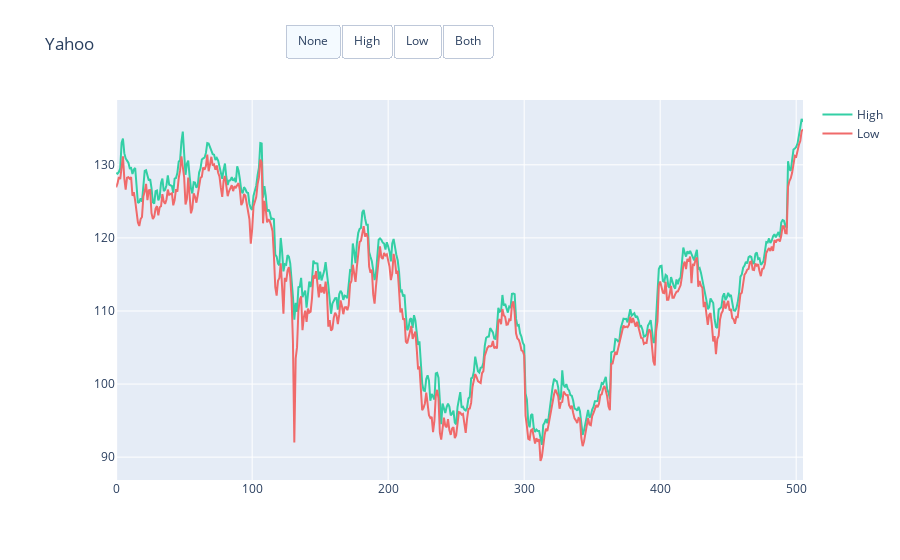

The notebook cell saved with this chart:
### Code cell
import plotly.graph_objects as go

import pandas as pd

# Load dataset
df = pd.read_csv(
    "https://raw.githubusercontent.com/plotly/datasets/master/finance-charts-apple.csv")
df.columns = [col.replace("AAPL.", "") for col in df.columns]

# Initialize figure
fig = go.Figure()

# Add Traces

fig.add_trace(
    go.Scatter(x=list(df.index),
               y=list(df.High),
               name="High",
               line=dict(color="#33CFA5")))

fig.add_trace(
    go.Scatter(x=list(df.index),
               y=[df.High.mean()] * len(df.index),
               name="High Average",
               visible=False,
               line=dict(color="#33CFA5", dash="dash")))

fig.add_trace(
    go.Scatter(x=list(df.index),
               y=list(df.Low),
               name="Low",
               line=dict(color="#F06A6A")))

fig.add_trace(
    go.Scatter(x=list(df.index),
               y=[df.Low.mean()] * len(df.index),
               name="Low Average",
               visible=False,
               line=dict(color="#F06A6A", dash="dash")))

# Add Annotations and Buttons
high_annotations = [dict(x="2016-03-01",
                         y=df.High.mean(),
                         xref="x", yref="y",
                         text="High Average:<br> %.2f" % df.High.mean(),
                         ax=0, ay=-40),
                    dict(x=df.High.idxmax(),
                         y=df.High.max(),
                         xref="x", yref="y",
                         text="High Max:<br> %.2f" % df.High.max(),
                         ax=0, ay=-40)]
low_annotations = [dict(x="2015-05-01",
                        y=df.Low.mean(),
                        xref="x", yref="y",
                        text="Low Average:<br> %.2f" % df.Low.mean(),
                        ax=-40, ay=40),
                   dict(x=df.High.idxmin(),
                        y=df.Low.min(),
                        xref="x", yref="y",
                        text="Low Min:<br> %.2f" % df.Low.min(),
                        ax=0, ay=40)]

fig.update_layout(
    updatemenus=[
        dict(
            type="buttons",
            direction="right",
            active=0,
            x=0.57,
            y=1.2,
            buttons=list([
                dict(label="None",
                     method="update",
                     args=[{"visible": [True, False, True, False]},
                           {"title": "Yahoo",
                            "annotations": []}]),
                dict(label="High",
                     method="update",
                     args=[{"visible": [True, True, False, False]},
                           {"title": "Yahoo High",
                            "annotations": high_annotations}]),
                dict(label="Low",
                     method="update",
                     args=[{"visible": [False, False, True, True]},
                           {"title": "Yahoo Low",
                            "annotations": low_annotations}]),
                dict(label="Both",
                     method="update",
                     args=[{"visible": [True, True, True, True]},
                           {"title": "Yahoo",
                            "annotations": high_annotations + low_annotations}]),
            ]),
        )
    ])

# Set title
fig.update_layout(
    title_text="Yahoo",
    xaxis_domain=[0.05, 1.0]
)

fig.show()

### Figure 1 — Plotly figure (JSON) as saved in the notebook; plotly's stock layout.template omitted (floating-point values rounded to 4 significant figures; data arrays with more than 128 entries replaced by an {"elided": "..."} marker saying what was removed)
{"data": [{"line": {"color": "#33CFA5"}, "name": "High", "type": "scatter", "x": {"elided": "506 int values"}, "y": {"elided": "506 float values"}}, {"line": {"color": "#33CFA5", "dash": "dash"}, "name": "High Average", "type": "scatter", "visible": false, "x": {"elided": "506 int values"}, "y": {"elided": "506 float values"}}, {"line": {"color": "#F06A6A"}, "name": "Low", "type": "scatter", "x": {"elided": "506 int values"}, "y": {"elided": "506 float values"}}, {"line": {"color": "#F06A6A", "dash": "dash"}, "name": "Low Average", "type": "scatter", "visible": false, "x": {"elided": "506 int values"}, "y": {"elided": "506 float values"}}], "layout": {"title": {"text": "Yahoo"}, "updatemenus": [{"active": 0, "buttons": [{"args": [{"visible": [true, false, true, false]}, {"annotations": [], "title": "Yahoo"}], "label": "None", "method": "update"}, {"args": [{"visible": [true, true, false, false]}, {"annotations": [{"ax": 0, "ay": -40, "text": "High Average:<br> 113.92", "x": "2016-03-01", "xref": "x", "y": 113.9, "yref": "y"}, {"ax": 0, "ay": -40, "text": "High Max:<br> 136.27", "x": 504, "xref": "x", "y": 136.3, "yref": "y"}], "title": "Yahoo High"}], "label": "High", "method": "update"}, {"args": [{"visible": [false, false, true, true]}, {"annotations": [{"ax": -40, "ay": 40, "text": "Low Average:<br> 111.94", "x": "2015-05-01", "xref": "x", "y": 111.9, "yref": "y"}, {"ax": 0, "ay": 40, "text": "Low Min:<br> 89.47", "x": 313, "xref": "x", "y": 89.47, "yref": "y"}], "title": "Yahoo Low"}], "label": "Low", "method": "update"}, {"args": [{"visible": [true, true, true, true]}, {"annotations": [{"ax": 0, "ay": -40, "text": "High Average:<br> 113.92", "x": "2016-03-01", "xref": "x", "y": 113.9, "yref": "y"}, {"ax": 0, "ay": -40, "text": "High Max:<br> 136.27", "x": 504, "xref": "x", "y": 136.3, "yref": "y"}, {"ax": -40, "ay": 40, "text": "Low Average:<br> 111.94", "x": "2015-05-01", "xref": "x", "y": 111.9, "yref": "y"}, {"ax": 0, "ay": 40, "text": "Low Min:<br> 89.47", "x": 313, "xref": "x", "y": 89.47, "yref": "y"}], "title": "Yahoo"}], "label": "Both", "method": "update"}], "direction": "right", "type": "buttons", "x": 0.57, "y": 1.2}], "xaxis": {"domain": [0.05, 1]}}}
